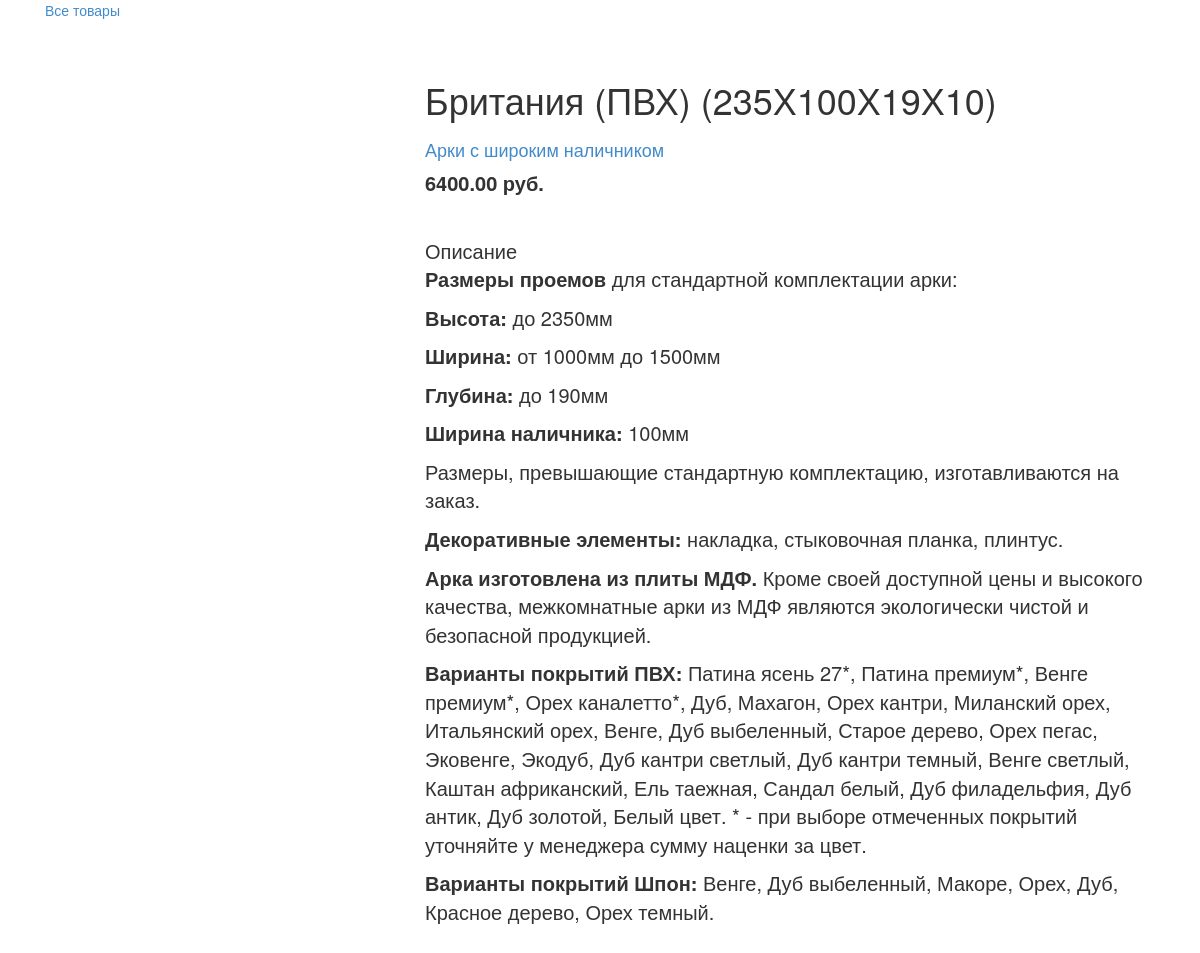
The page /94385/94385/ on the database its author committed.
### webapp/models.py (models this page shows, shortened)
class Product(models.Model):
	category = models.ForeignKey(Category, related_name='Product', null=True, verbose_name="Категория")
	name = models.CharField(max_length=50, null=True, db_index=True, verbose_name="Товар")
	slug = models.SlugField(max_length=200, null=True, db_index=True, verbose_name="Ссылка")
	price = models.DecimalField(max_digits=20, null=True, decimal_places=2, verbose_name="Цена")
	description = models.TextField(blank=True, null=True, verbose_name="Описание")
	image=models.ImageField(upload_to='images',null=True, blank=True)
	class Meta:
		ordering = ['name']
		index_together = [
			['id', 'slug']
		]
		verbose_name = 'Товар'
		verbose_name_plural = 'Товары'

class Category(models.Model):
	name = models.CharField(max_length=50, null=True, db_index=True, verbose_name="Категория")
	slug = models.SlugField(max_length=200, null=True, db_index=True, unique=True)
	class Meta:
		ordering = ['name']
		verbose_name = 'Категория'
		verbose_name_plural = 'Категории'
	def __str__(self):
		return self.name
	def get_absolute_url(self):
		return reverse('webapp:ProductListByCategory', args=[self.slug])

### webapp/views.py (the view)
# urls.py: url(r'^(?P<id>\d+)/(?P<slug>[-\w]+)/$', views.ProductDetail, name='ProductDetail'),
def ProductDetail(request, id, slug):
    product = get_object_or_404(Product, id=id, slug=slug)
    return render(request, 'webapp/hfiles/card.html',
                             {'product': product})

### webapp/templates/webapp/hfiles/card.html (shortened to what this page needs)
{% extends 'webapp/base.html' %}
{% load static %}
{% block content %}
<div id="sidebar" class="col-sm-3">
<a href="/">Все товары</a>
<br>
</div>
  <div class="product-detail">
    <div class="col-sm-4">
    </div>
    <div class="col-sm-8">
      <h1>{{ product.name }}</h1>
      <h2><a href="{{ product.category.get_absolute_url }}">{{ product.category }}</a></h2>
      <p class="price">{{ product.price }} руб.</p>
      <br>
      <span>Описание {{ product.description | safe}}</span>
      <br>
    </div>
  </div>
{% endblock %}

### webapp/static/css/style.css (style rules this page uses)
.product-detail { font-weight: 400; font-size: 20px; margin-top: 60px; }
.price { font-weight: 600; font-size: 20px; }
.product-detail h2 { font-size: 18px; }

### rows shown on the page
Product: name "Британия (ПВХ) (235Х100Х19Х10)", category "Арки с широким наличником", price "6400.00", description "Размеры проемов для стандартной комплектации арки: Высота: до 2350мм Ширина: от 1000мм до 1500мм Глубина: до 190мм Ширина наличника: 100мм Размеры, превышающие стандартную комплектацию, изготавливаются на заказ. Декоративные элементы: накладка, стыковочная планка, плинтус. Арка изготовлена из плиты МДФ. Кроме своей доступной цены и высокого качества, межкомнатные арки из МДФ являются экологически чистой и безопасной продукцией. Варианты покрытий ПВХ: Патина ясень 27*, Патина премиум*, Венге премиум*, Орех каналетто*, Дуб, Махагон, Орех кантри, Миланский орех, Итальянский орех, Венге, Дуб выбеленный, Старое дерево, Орех пегас, Эковенге, Экодуб, Дуб кантри светлый, Дуб кантри темный, Венге…"
